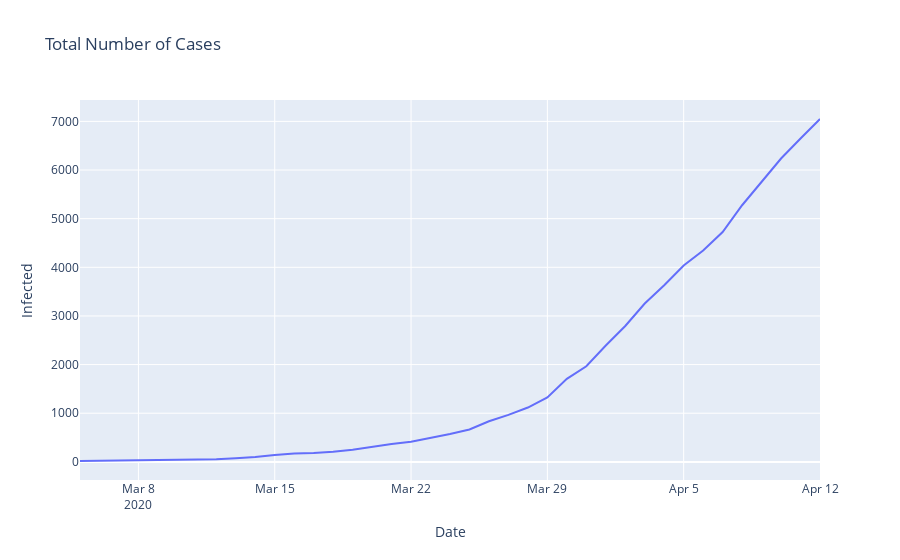

Here is the notebook cell this chart was saved with:
### Code cell
fig = go.Figure()
fig.add_trace(go.Scatter(x=dates, y=total,
                    mode='lines',
                    name='Total Number of Cases'))

fig.update_layout(
    title_text='Total Number of Cases', # title of plot
    xaxis_title_text='Date', # xaxis label
    yaxis_title_text='Infected', # yaxis label
)
fig.show()

with open('../plotly/ontario_total_cases.json', 'w') as f:
    f.write(fig.to_json())

### Figure 1 — Plotly figure (JSON) as saved in the notebook; plotly's stock layout.template omitted (floating-point values rounded to 4 significant figures)
{"data": [{"mode": "lines", "name": "Total Number of Cases", "type": "scatter", "x": ["2020-03-05", "2020-03-06", "2020-03-07", "2020-03-09", "2020-03-10", "2020-03-11", "2020-03-12", "2020-03-13", "2020-03-14", "2020-03-15", "2020-03-16", "2020-03-17", "2020-03-18", "2020-03-19", "2020-03-20", "2020-03-21", "2020-03-22", "2020-03-23", "2020-03-24", "2020-03-25", "2020-03-26", "2020-03-27", "2020-03-28", "2020-03-29", "2020-03-30", "2020-03-31", "2020-04-01", "2020-04-02", "2020-04-03", "2020-04-04", "2020-04-05", "2020-04-06", "2020-04-07", "2020-04-08", "2020-04-09", "2020-04-10", "2020-04-11", "2020-04-12"], "y": [18, 22, 24, 31, 31, 37, 54, 74, 98, 140, 172, 183, 208, 251, 311, 368, 413, 489, 572, 667, 835, 967, 1117, 1324, 1706, 1966, 2392, 2793, 3255, 3630, 4038, 4347, 4726, 5276, 5759, 6237, 6648, 7049]}], "layout": {"title": {"text": "Total Number of Cases"}, "xaxis": {"title": {"text": "Date"}}, "yaxis": {"title": {"text": "Infected"}}}}
